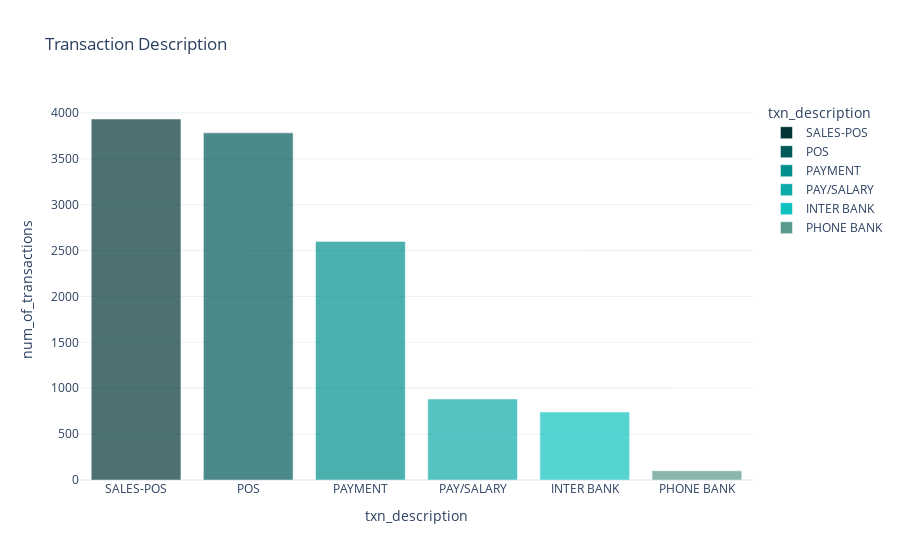

The notebook cell saved with this chart:
### Markdown cell above
# <b><span style = 'color:#15C3BA'> 6.3 ❯</span> Transaction Description</b>

### Code cell
description = df_transaction.groupby("txn_description").size().to_frame()
description.columns = ["num_of_transactions"]
description.sort_values(by = "num_of_transactions", ascending = False, inplace = True)
description.reset_index(inplace = True)

fig = px.bar(description, x = "txn_description", y = "num_of_transactions", 
             color = "txn_description", color_discrete_sequence = ['#023535', '#015958', '#008F8C', '#0CABA8', 
                                                                  '#0FC2C0', '#589A8D'], 
             template = 'plotly_white', opacity = 0.7, 
             title = "Transaction Description")

fig.show()

### Figure 1 — Plotly figure (JSON) as saved in the notebook; plotly's stock layout.template omitted (floating-point values rounded to 4 significant figures)
{"data": [{"alignmentgroup": "True", "hovertemplate": "txn_description=%{x}<br>num_of_transactions=%{y}<extra></extra>", "legendgroup": "SALES-POS", "marker": {"color": "#023535", "opacity": 0.7, "pattern": {"shape": ""}}, "name": "SALES-POS", "offsetgroup": "SALES-POS", "orientation": "v", "showlegend": true, "textposition": "auto", "type": "bar", "x": ["SALES-POS"], "xaxis": "x", "y": [3934], "yaxis": "y"}, {"alignmentgroup": "True", "hovertemplate": "txn_description=%{x}<br>num_of_transactions=%{y}<extra></extra>", "legendgroup": "POS", "marker": {"color": "#015958", "opacity": 0.7, "pattern": {"shape": ""}}, "name": "POS", "offsetgroup": "POS", "orientation": "v", "showlegend": true, "textposition": "auto", "type": "bar", "x": ["POS"], "xaxis": "x", "y": [3783], "yaxis": "y"}, {"alignmentgroup": "True", "hovertemplate": "txn_description=%{x}<br>num_of_transactions=%{y}<extra></extra>", "legendgroup": "PAYMENT", "marker": {"color": "#008F8C", "opacity": 0.7, "pattern": {"shape": ""}}, "name": "PAYMENT", "offsetgroup": "PAYMENT", "orientation": "v", "showlegend": true, "textposition": "auto", "type": "bar", "x": ["PAYMENT"], "xaxis": "x", "y": [2600], "yaxis": "y"}, {"alignmentgroup": "True", "hovertemplate": "txn_description=%{x}<br>num_of_transactions=%{y}<extra></extra>", "legendgroup": "PAY/SALARY", "marker": {"color": "#0CABA8", "opacity": 0.7, "pattern": {"shape": ""}}, "name": "PAY/SALARY", "offsetgroup": "PAY/SALARY", "orientation": "v", "showlegend": true, "textposition": "auto", "type": "bar", "x": ["PAY/SALARY"], "xaxis": "x", "y": [883], "yaxis": "y"}, {"alignmentgroup": "True", "hovertemplate": "txn_description=%{x}<br>num_of_transactions=%{y}<extra></extra>", "legendgroup": "INTER BANK", "marker": {"color": "#0FC2C0", "opacity": 0.7, "pattern": {"shape": ""}}, "name": "INTER BANK", "offsetgroup": "INTER BANK", "orientation": "v", "showlegend": true, "textposition": "auto", "type": "bar", "x": ["INTER BANK"], "xaxis": "x", "y": [742], "yaxis": "y"}, {"alignmentgroup": "True", "hovertemplate": "txn_description=%{x}<br>num_of_transactions=%{y}<extra></extra>", "legendgroup": "PHONE BANK", "marker": {"color": "#589A8D", "opacity": 0.7, "pattern": {"shape": ""}}, "name": "PHONE BANK", "offsetgroup": "PHONE BANK", "orientation": "v", "showlegend": true, "textposition": "auto", "type": "bar", "x": ["PHONE BANK"], "xaxis": "x", "y": [101], "yaxis": "y"}], "layout": {"autosize": true, "barmode": "relative", "legend": {"title": {"text": "txn_description"}, "tracegroupgap": 0}, "title": {"text": "Transaction Description"}, "xaxis": {"anchor": "y", "autorange": true, "categoryarray": ["SALES-POS", "POS", "PAYMENT", "PAY/SALARY", "INTER BANK", "PHONE BANK"], "categoryorder": "array", "domain": [0, 1], "range": [-0.5, 5.5], "title": {"text": "txn_description"}, "type": "category"}, "yaxis": {"anchor": "x", "autorange": true, "domain": [0, 1], "range": [0, 4141.0], "title": {"text": "num_of_transactions"}, "type": "linear"}}}
